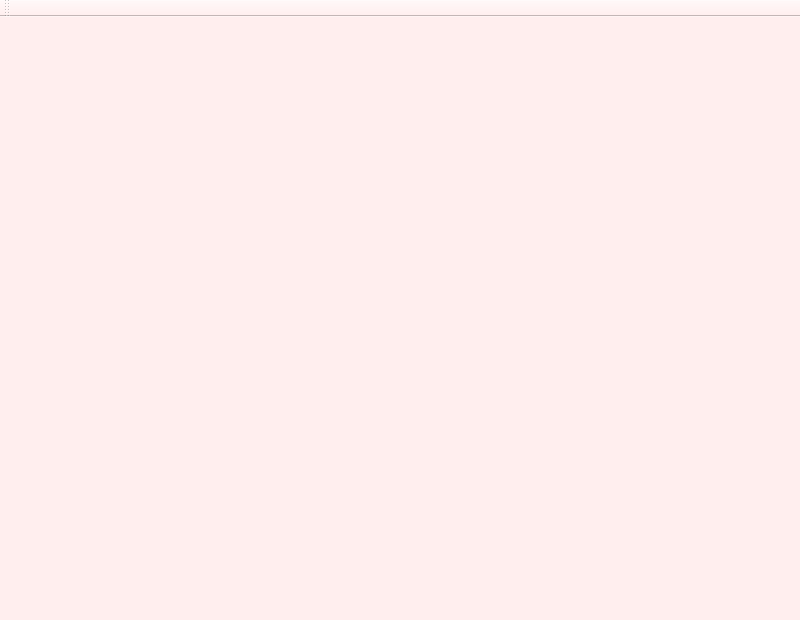
<?xml version="1.0" encoding="UTF-8"?>
<ui version="4.0">
 <class>Player</class>
 <widget class="QMainWindow" name="Player">
  <property name="windowModality">
   <enum>Qt::NonModal</enum>
  </property>
  <property name="geometry">
   <rect>
    <x>0</x>
    <y>0</y>
    <width>800</width>
    <height>620</height>
   </rect>
  </property>
  <property name="sizePolicy">
   <sizepolicy hsizetype="Fixed" vsizetype="Fixed">
    <horstretch>0</horstretch>
    <verstretch>0</verstretch>
   </sizepolicy>
  </property>
  <property name="minimumSize">
   <size>
    <width>680</width>
    <height>0</height>
   </size>
  </property>
  <property name="maximumSize">
   <size>
    <width>1600000</width>
    <height>1600000</height>
   </size>
  </property>
  <property name="sizeIncrement">
   <size>
    <width>0</width>
    <height>0</height>
   </size>
  </property>
  <property name="baseSize">
   <size>
    <width>800</width>
    <height>620</height>
   </size>
  </property>
  <property name="focusPolicy">
   <enum>Qt::NoFocus</enum>
  </property>
  <property name="windowTitle">
   <string>player</string>
  </property>
  <property name="windowOpacity">
   <double>8.000000000000000</double>
  </property>
  <property name="layoutDirection">
   <enum>Qt::LeftToRight</enum>
  </property>
  <property name="autoFillBackground">
   <bool>false</bool>
  </property>
  <property name="styleSheet">
   <string notr="true">background-color:#fee;</string>
  </property>
  <widget class="QWidget" name="centralWidget"/>
  <widget class="QMenuBar" name="menuBar">
   <property name="geometry">
    <rect>
     <x>0</x>
     <y>0</y>
     <width>800</width>
     <height>25</height>
    </rect>
   </property>
  </widget>
  <widget class="QToolBar" name="mainToolBar">
   <attribute name="toolBarArea">
    <enum>TopToolBarArea</enum>
   </attribute>
   <attribute name="toolBarBreak">
    <bool>false</bool>
   </attribute>
  </widget>
  <widget class="QStatusBar" name="statusBar"/>
 </widget>
 <layoutdefault spacing="6" margin="11"/>
 <resources/>
 <connections/>
</ui>
